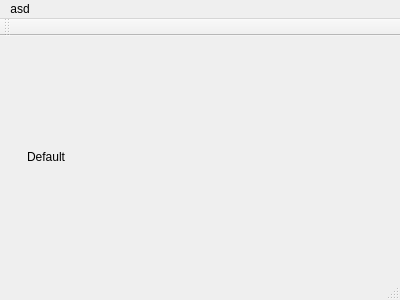
<?xml version="1.0" encoding="UTF-8"?>
<ui version="4.0">
 <class>MainWindow</class>
 <widget class="QMainWindow" name="MainWindow">
  <property name="geometry">
   <rect>
    <x>0</x>
    <y>0</y>
    <width>400</width>
    <height>300</height>
   </rect>
  </property>
  <property name="windowTitle">
   <string>MainWindow</string>
  </property>
  <widget class="QWidget" name="centralWidget">
   <widget class="QLabel" name="label">
    <property name="geometry">
     <rect>
      <x>27</x>
      <y>10</y>
      <width>341</width>
      <height>221</height>
     </rect>
    </property>
    <property name="text">
     <string>Default</string>
    </property>
   </widget>
  </widget>
  <widget class="QMenuBar" name="menuBar">
   <property name="geometry">
    <rect>
     <x>0</x>
     <y>0</y>
     <width>400</width>
     <height>27</height>
    </rect>
   </property>
   <widget class="QMenu" name="menuAsd">
    <property name="title">
     <string>asd</string>
    </property>
   </widget>
   <addaction name="menuAsd"/>
  </widget>
  <widget class="QToolBar" name="mainToolBar">
   <attribute name="toolBarArea">
    <enum>TopToolBarArea</enum>
   </attribute>
   <attribute name="toolBarBreak">
    <bool>false</bool>
   </attribute>
  </widget>
  <widget class="QStatusBar" name="statusBar"/>
 </widget>
 <layoutdefault spacing="6" margin="11"/>
 <resources/>
 <connections/>
</ui>
